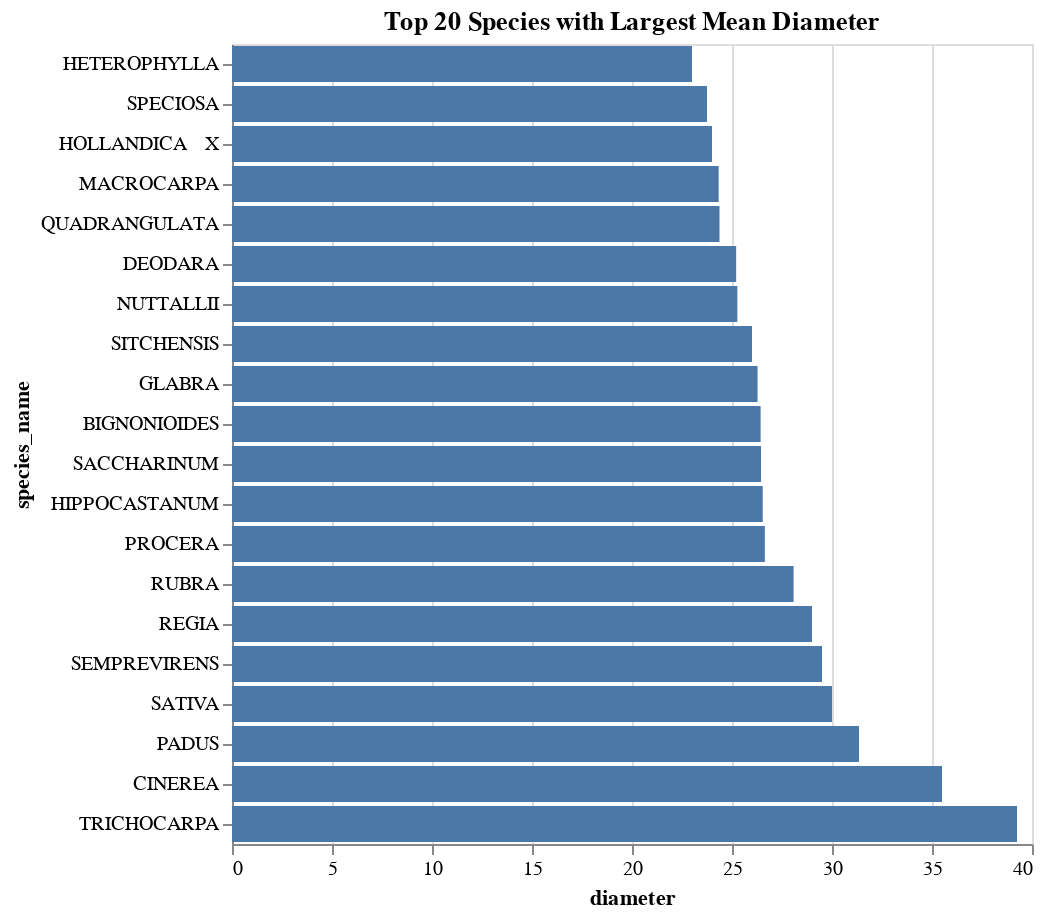

Notebook cell for this chart:
### Markdown cell above
Further analysis is required in order to answer our original questions. We can start by creating some visualizations to get a better sense of the data. Since there are 171 different species, we wish to look at the top 20 species with the largest mean diameter.

### Code cell
mean_diameter = trees_data.groupby('species_name')['diameter'].mean().reset_index()
top_species = mean_diameter.sort_values(by='diameter', ascending=False).head(20)

diameter_plot = alt.Chart(top_species).mark_bar().encode(
    alt.X('diameter'),
    alt.Y('species_name', sort='x')    
).properties(
    title='Top 20 Species with Largest Mean Diameter')
diameter_plot

### Figure 1 — Vega-Lite specification as saved in the notebook (floating-point values rounded to 4 significant figures)
{"config": {"view": {"continuousWidth": 400, "continuousHeight": 300}}, "data": {"name": "data-3f9c35b4d53c6b2c5a081b3d3925fc7f"}, "mark": "bar", "encoding": {"x": {"type": "quantitative", "field": "diameter"}, "y": {"type": "nominal", "field": "species_name", "sort": "x"}}, "title": "Top 20 Species with Largest Mean Diameter", "$schema": "https://vega.github.io/schema/vega-lite/v4.8.1.json", "datasets": {"data-3f9c35b4d53c6b2c5a081b3d3925fc7f": [{"species_name": "TRICHOCARPA", "diameter": 39.25}, {"species_name": "CINEREA", "diameter": 35.5}, {"species_name": "PADUS", "diameter": 31.35}, {"species_name": "SATIVA", "diameter": 30.0}, {"species_name": "SEMPREVIRENS", "diameter": 29.5}, {"species_name": "REGIA", "diameter": 29.0}, {"species_name": "RUBRA", "diameter": 28.08}, {"species_name": "PROCERA", "diameter": 26.64}, {"species_name": "HIPPOCASTANUM", "diameter": 26.54}, {"species_name": "SACCHARINUM", "diameter": 26.45}, {"species_name": "BIGNONIOIDES", "diameter": 26.43}, {"species_name": "GLABRA", "diameter": 26.28}, {"species_name": "SITCHENSIS", "diameter": 26.0}, {"species_name": "NUTTALLII", "diameter": 25.27}, {"species_name": "DEODARA", "diameter": 25.21}, {"species_name": "QUADRANGULATA", "diameter": 24.38}, {"species_name": "MACROCARPA", "diameter": 24.33}, {"species_name": "HOLLANDICA   X", "diameter": 24.0}, {"species_name": "SPECIOSA", "diameter": 23.75}, {"species_name": "HETEROPHYLLA", "diameter": 23.0}]}}
